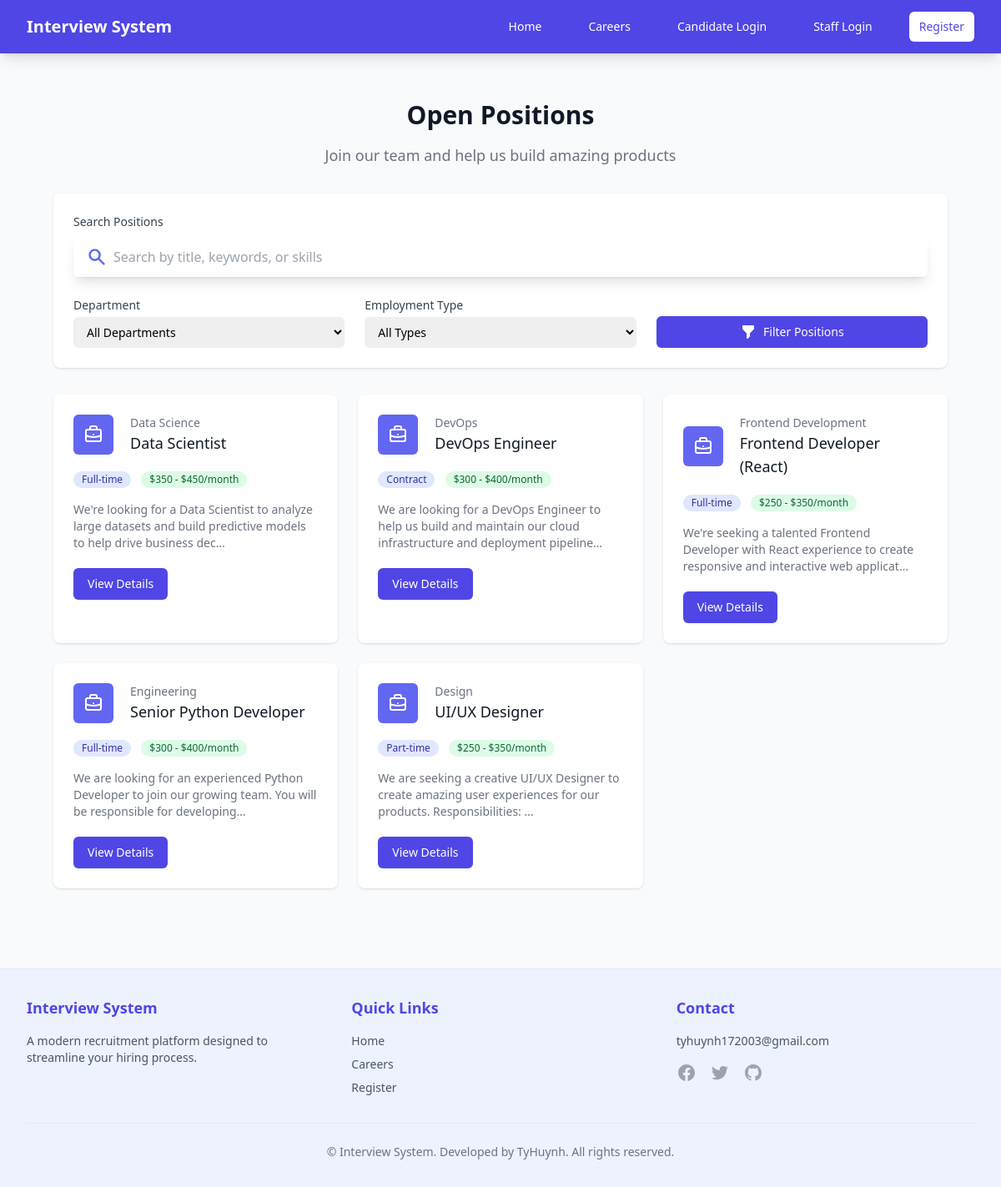
The app's page /careers/positions/ with its own data.
### recruitment/models.py (models this page shows, shortened)
class Position(models.Model):
    title = models.CharField(max_length=100)
    description = models.TextField()
    requirements = models.TextField()
    salary_range = models.CharField(max_length=100, blank=True, null=True)  # Thêm trường lương
    department = models.CharField(max_length=100, blank=True, null=True)  # Thêm phòng ban
    is_active = models.BooleanField(default=True)
    EMPLOYMENT_TYPES = [
        ('full_time', 'Full-time'),
        ('part_time', 'Part-time'),
        ('contract', 'Contract'),
        ('temporary', 'Temporary'),
        ('internship', 'Internship'),
        ('remote', 'Remote'),
    ]
    employment_type = models.CharField(
        max_length=20,
        choices=EMPLOYMENT_TYPES,
        default='full_time',
        verbose_name='Employment Type'
    )

### recruitment/views.py (the view)
# urls.py: path('careers/positions/', views.public_position_list, name='public_position_list'),
def public_position_list(request):
    positions = Position.objects.filter(is_active=True)
    search_query = request.GET.get('search', '')
    if search_query:
        positions = positions.filter(
            Q(title__icontains=search_query) |
            Q(description__icontains=search_query) |
            Q(requirements__icontains=search_query)
        )
    department = request.GET.get('department', '')
    if department:
        positions = positions.filter(department=department)
    employment_type = request.GET.get('employment_type', '')
    if employment_type:
        positions = positions.filter(employment_type=employment_type)
    sort_by = request.GET.get('sort', 'title')
    if sort_by == 'title':
        positions = positions.order_by('title')
    elif sort_by == 'department':
        positions = positions.order_by('department', 'title')
    elif sort_by == 'newest':
        positions = positions.order_by('-id')  # Assuming newer positions have higher IDs
    paginator = Paginator(positions, 9)  # Show 9 positions per page
    page = request.GET.get('page')
    try:
        positions = paginator.page(page)
    except PageNotAnInteger:
        positions = paginator.page(1)
    except EmptyPage:
        positions = paginator.page(paginator.num_pages)
    departments = Position.objects.filter(is_active=True).exclude(
        department__isnull=True).exclude(department='').values_list(
        'department', flat=True).distinct()
    employment_types = Position.EMPLOYMENT_TYPES
    context = {
        'positions': positions,
        'departments': departments,
        'employment_types': employment_types,
        'current_sort': sort_by,
    }
    return render(request, 'recruitment/public_position_list.html', context)

### templates/recruitment/public_position_list.html (shortened to what this page needs)
{% extends 'base.html' %}
{% block content %}
<div class="max-w-7xl mx-auto px-4 sm:px-6 lg:px-8 py-8">
    <div class="text-center mb-8">
        <h1 class="text-3xl font-extrabold text-gray-900">Open Positions</h1>
        <p class="mt-4 text-lg text-gray-500">Join our team and help us build amazing products</p>
    </div>
    <div class="bg-white shadow rounded-lg mb-8 p-6">
        <form method="get" class="space-y-6">
            <div class="mb-4">
                <label for="search" class="block text-sm font-medium text-gray-700 mb-2">Search Positions</label>
                <div class="relative rounded-md shadow-lg">
                    <input type="text" name="search" id="search" value="{{ request.GET.search }}"
                        class="block w-full pr-10 pl-12 py-3 text-base border-gray-300 focus:ring-indigo-500 focus:border-indigo-500 rounded-lg"
                        placeholder="Search by title, keywords, or skills">
                    <div class="absolute inset-y-0 left-0 pl-4 flex items-center pointer-events-none">
                    </div>
                </div>
            </div>
            <div class="grid grid-cols-1 md:grid-cols-3 gap-6">
                <div>
                    <label for="department" class="block text-sm font-medium text-gray-700">Department</label>
                    <select id="department" name="department" class="mt-1 block w-full pl-3 pr-10 py-2 text-base border-gray-300 focus:outline-none focus:ring-indigo-500 focus:border-indigo-500 sm:text-sm rounded-md">
                        <option value="">All Departments</option>
                    </select>
                </div>
                <div>
                    <label for="employment_type" class="block text-sm font-medium text-gray-700">Employment Type</label>
                    <select id="employment_type" name="employment_type" class="mt-1 block w-full pl-3 pr-10 py-2 text-base border-gray-300 focus:outline-none focus:ring-indigo-500 focus:border-indigo-500 sm:text-sm rounded-md">
                        <option value="">All Types</option>
                    </select>
                </div>
                <div class="flex items-end">
                    <button type="submit" class="w-full inline-flex justify-center items-center px-4 py-2 border border-transparent text-sm font-medium rounded-md shadow-sm text-white bg-indigo-600 hover:bg-indigo-700 focus:outline-none focus:ring-2 focus:ring-offset-2 focus:ring-indigo-500">
                        <svg class="mr-2 h-5 w-5" xmlns="http://www.w3.org/2000/svg" viewBox="0 0 20 20" fill="currentColor">
                            <path fill-rule="evenodd" d="M3 3a1 1 0 011-1h12a1 1 0 011 1v3a1 1 0 01-.293.707L12 11.414V15a1 1 0 01-.293.707l-2 2A1 1 0 018 17v-5.586L3.293 6.707A1 1 0 013 6V3z" clip-rule="evenodd" />
                        </svg>
                        Filter Positions
                    </button>
                </div>
            </div>
        </form>
    </div>
    {% if positions %}
        <div class="grid grid-cols-1 gap-6 sm:grid-cols-2 lg:grid-cols-3">
            {% for position in positions %}
                <div class="bg-white overflow-hidden shadow rounded-lg">
                    <div class="px-4 py-5 sm:p-6">
                        <div class="flex items-center">
                            <div class="flex-shrink-0 bg-indigo-500 rounded-md p-3">
                            </div>
                            <div class="ml-5 w-0 flex-1">
                                <dl>
                                    <dt class="text-sm font-medium text-gray-500 truncate">
                                        {{ position.department|default:"General" }}
                                    </dt>
                                    <dd>
                                        <div class="text-lg font-medium text-gray-900">
                                            {{ position.title }}
                                        </div>
                                    </dd>
                                </dl>
                            </div>
                        </div>
                        <div class="mt-4">
                            <span class="inline-flex items-center px-2.5 py-0.5 rounded-full text-xs font-medium bg-indigo-100 text-indigo-800">
                                {{ position.get_employment_type_display }}
                            </span>
                            {% if position.salary_range %}
                                <span class="ml-2 inline-flex items-center px-2.5 py-0.5 rounded-full text-xs font-medium bg-green-100 text-green-800">
                                    {{ position.salary_range }}
                                </span>
                            {% endif %}
                        </div>
                        <div class="mt-4 text-sm text-gray-500 line-clamp-3">
                            {{ position.description|truncatechars:150 }}
                        </div>
                        <div class="mt-5">
                            <a href="{% url 'recruitment:public_position_detail' pk=position.pk %}" class="inline-flex items-center px-4 py-2 border border-transparent text-sm font-medium rounded-md shadow-sm text-white bg-indigo-600 hover:bg-indigo-700 focus:outline-none focus:ring-2 focus:ring-offset-2 focus:ring-indigo-500">
                                View Details
                            </a>
                        </div>
                    </div>
                </div>
            {% endfor %}
        </div>
    {% endif %}
</div>
{% endblock %}

### records on screen
Position: department "Data Science", title "Data Scientist", employment_type "Full-time", salary_range "$350 - $450/month", description "We're looking for a Data Scientist to analyze large datasets and build predictive models to help drive business dec…"
Position: department "DevOps", title "DevOps Engineer", employment_type "Contract", salary_range "$300 - $400/month", description "We are looking for a DevOps Engineer to help us build and maintain our cloud infrastructure and deployment pipeline…"
Position: department "Frontend Development", title "Frontend Developer (React)", employment_type "Full-time", salary_range "$250 - $350/month", description "We're seeking a talented Frontend Developer with React experience to create responsive and interactive web applicat…"
Position: department "Engineering", title "Senior Python Developer", employment_type "Full-time", salary_range "$300 - $400/month", description "We are looking for an experienced Python Developer to join our growing team. You will be responsible for developing…"
Position: department "Design", title "UI/UX Designer", employment_type "Part-time", salary_range "$250 - $350/month", description "We are seeking a creative UI/UX Designer to create amazing user experiences for our products. Responsibilities: …"
